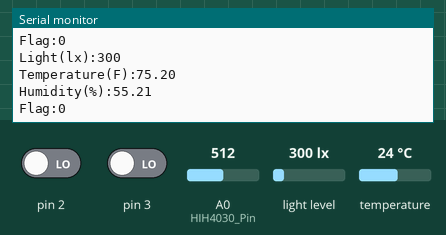
The sketch below on a simulated Arduino Uno, built with avr-gcc and run on an emulated ATmega328P. Parts: the last lines printed to the serial monitor. Wiring (inferred from the names in the program): TMP102 temperature sensor at I2C address 0x48. The inputs (shaded band) are chosen by the test bench; at power-on: pin 2 LOW, light level 300 lx, A0 (HIH4030_Pin) = 512, pin 3 LOW, temperature 24 °C.

Above: at 1.6 s.
1.7 s: pin 2 driven HIGH
At 1.96 s:
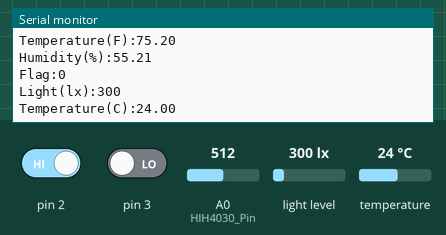
4.1 s: light level set to 40 lx
At 4.17 s:
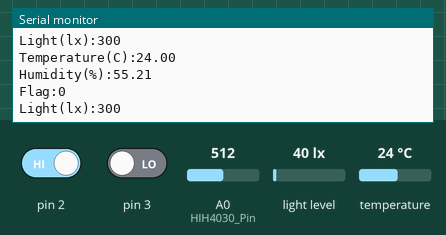
5.6 s: A0 (HIH4030_Pin) set to 716
At 6.18 s:
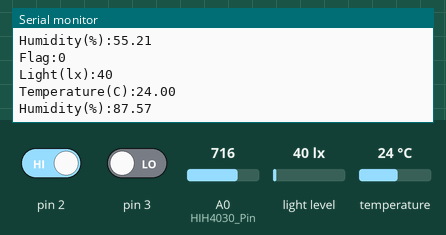
7.1 s: pin 3 driven HIGH
At 7.98 s:
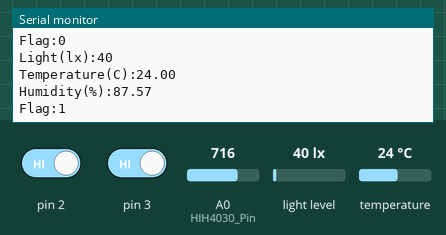
8.6 s: temperature set to 12 °C
At 8.99 s:
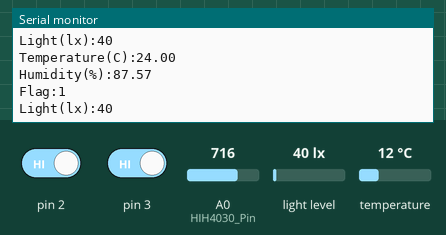
10.1 s: A0 (HIH4030_Pin) set to 900
At 10.19 s:
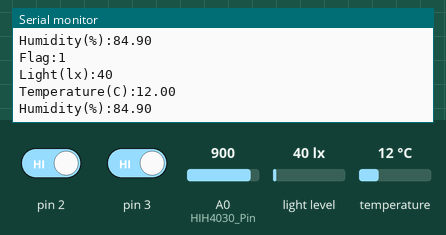
Timing chart, 0 to 12.6 s (numbered marks = the images above; inputs shaded):
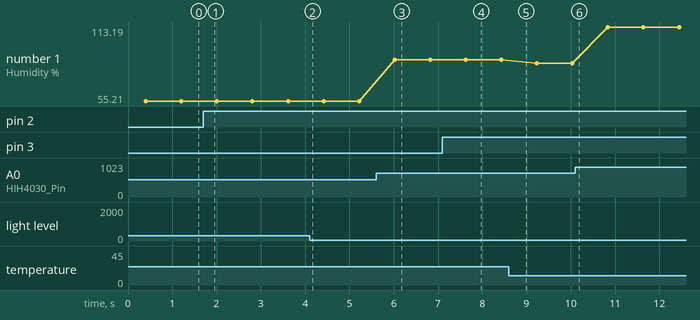

Measured:
- after the input at 1.7 s, the serial monitor: prints a new line after 0.11 s (image 1)
- after the input at 5.6 s, the serial monitor: prints a new line after 0.42 s (image 3)
- after the input at 7.1 s, the serial monitor: prints a new line after 0.73 s (image 4)
- plotted number 1: 55.21 → 87.57 after the input at 5.6 s, 87.57 → 84.9 after the input at 8.6 s, 84.9 → 113.19 after the input at 10.1 s

The sketch:

Thermostat_Arduino.ino
```cpp
/* This code is supporting material for the book
*  Python Programming for Arduino
*  by Pratik Desai
*  published by PACKT Publishing
*/

/*
* Thermostat sketch for Method 1
*
* TMP102 sensor for Temperature - I2C
* HIH4030 Humidity sensor - Analog pin
* BH1750 Ambient light sensor - I2C
* Push button - Digital in
*/

#include <Wire.h>
#include <BH1750.h>

int tmp102Address = 0x48;
int HIH4030_Pin = A0; //analog pin 0
BH1750 lightMeter;
boolean flagTemperature = false;
boolean flagPlot = false;

void setup(){
  Serial.begin(9600);
  lightMeter.begin();
  Wire.begin();
  attachInterrupt(0, button1Press, RISING);
  attachInterrupt(1, button2Press, RISING);
}

void loop(){

  uint16_t lux = lightMeter.readLightLevel();
  Serial.print("Light(lx):");
  Serial.println(lux);
  delay(200);

  float celsius = getTemperature();
  float fahrenheit = (1.8 * celsius) + 32;
  if (flagTemperature == 1){
    Serial.print("Temperature(C):");
    Serial.println(celsius);
  } else {
    Serial.print("Temperature(F):");
    Serial.println(fahrenheit);
  }
  delay(200);

  float relativeHumidity  = getHumidity(celsius);
  Serial.print("Humidity(%):");
  Serial.println(relativeHumidity);
  delay(200);

  Serial.print("Flag:");
  Serial.println(flagPlot);
  delay(200);
}

float getTemperature(){
  Wire.requestFrom(tmp102Address, 2);

  byte MSB = Wire.read();
  byte LSB = Wire.read();

  //it's a 12bit int, using two's compliment for negative
  int TemperatureSum = ((MSB << 8) | LSB) >> 4;

  float celsius = TemperatureSum*0.0625;
  return celsius;
}

float getHumidity(float degreesCelsius){
  //caculate relative humidity
  float supplyVolt = 5.0;

  // read the value from the sensor:
  int HIH4030_Value = analogRead(HIH4030_Pin);
  float voltage = HIH4030_Value/1023. * supplyVolt; // convert to voltage value

  // convert the voltage to a relative humidity
  // - the equation is derived from the HIH-4030/31 datasheet
  // - it is not calibrated to your individual sensor
  //  Table 2 of the sheet shows the may deviate from this line
  float sensorRH = 161.0 * voltage / supplyVolt - 25.8;
  float trueRH = sensorRH / (1.0546 - 0.0026 * degreesCelsius); //temperature adjustment

  return trueRH;
}
void button1Press(){
  if (flagTemperature == 0){
    flagTemperature = 1;
  }
  else{
    flagTemperature = 0;
  }
}

void button2Press(){
  if (flagPlot == 0){
    flagPlot = 1;
  }
  else{
    flagPlot = 0;
  }
}
```
